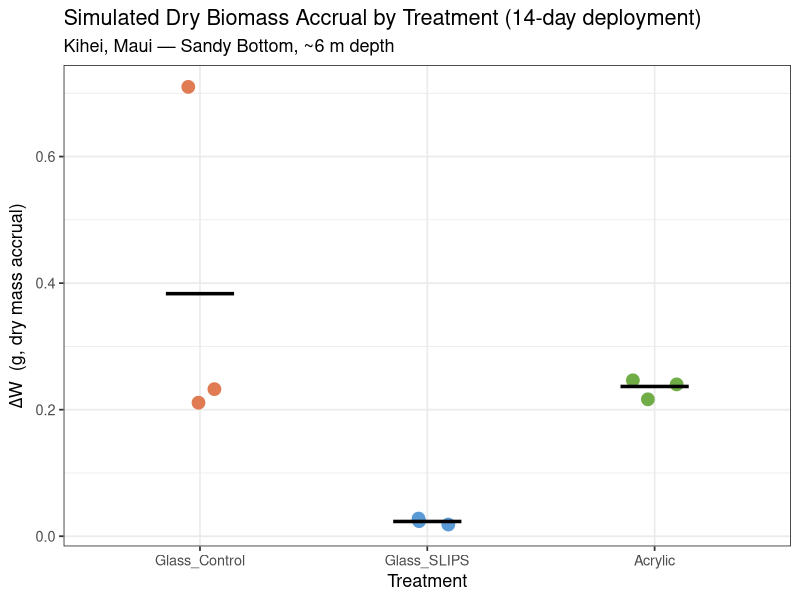
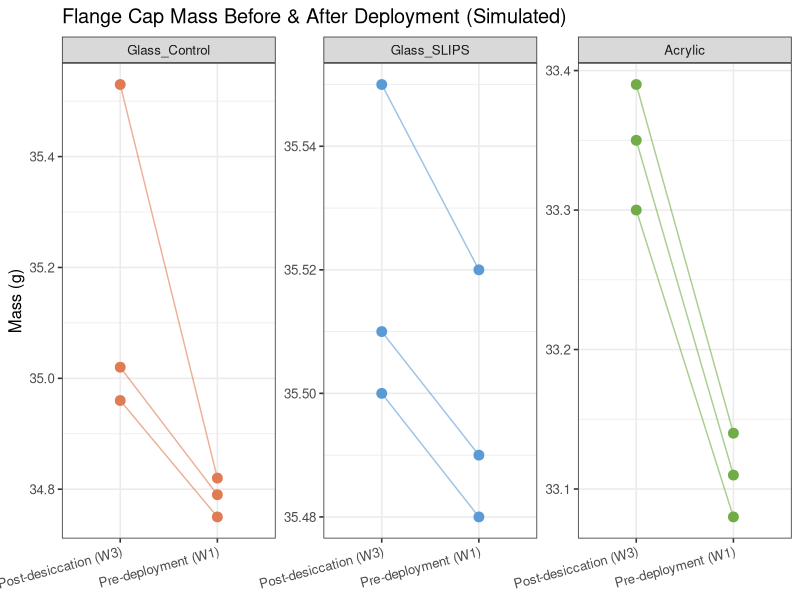
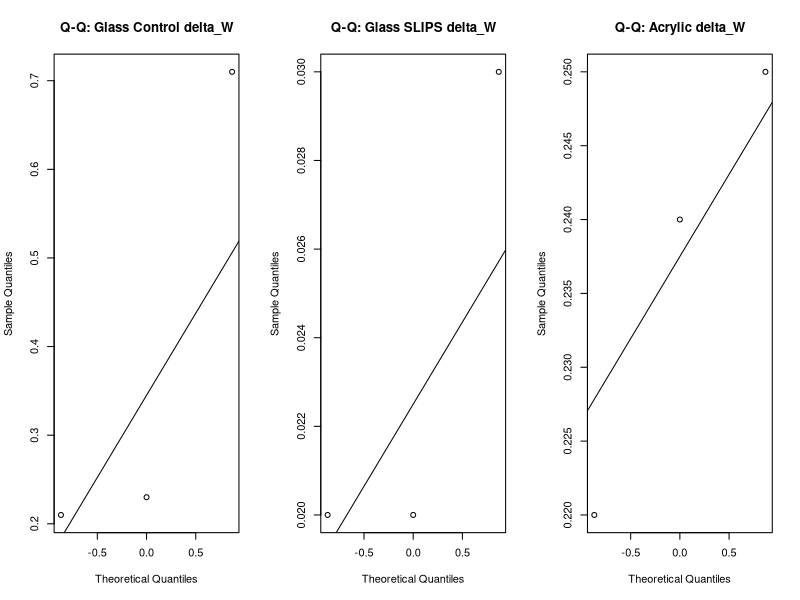
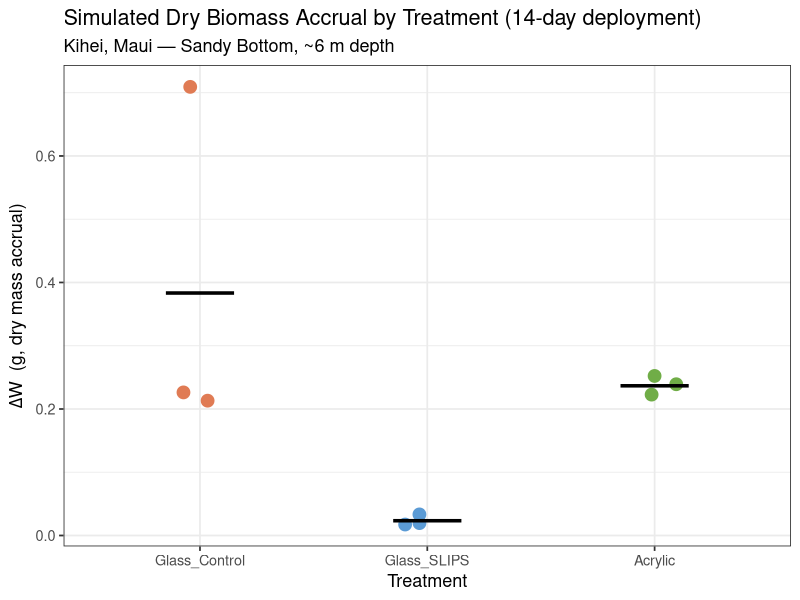
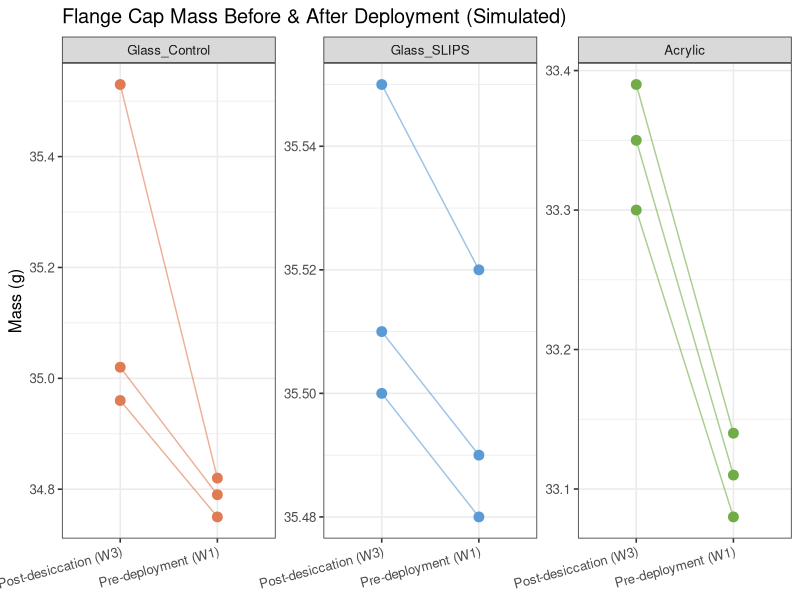

Write R code to recreate these figures, in order.
# =============================================================================
# Biofouling Mass Simulation: SLIPS Maui 2026 Deployment
# Flange Cap Mass Before & After (Section 3.5.3 / 3.7.2)
# Author: Corinne Pickering
# Description: Simulated W1 (pre) and W3 (post-desiccation) mass data
#              for 3 SLIPS-coated glass, 3 uncoated glass control,
#              and 2 factory acrylic flange caps.
#              Units: grams. Alpha = 0.05.
# =============================================================================

library(tidyverse)
library(ggplot2)

set.seed(42)  # reproducibility

# =============================================================================
# 1. SIMULATED DATA
# =============================================================================
# Glass flanges: ~50g base (0.05 kg per design spec)
# SLIPS coating adds ~0.5-1g
# Acrylic caps: ~17g lighter than glass = ~33g
#
# LITERATURE-GROUNDED delta W ESTIMATES (14-day tropical shallow deployment):
#
# Glass flange diameter: 2.2322 in = 56.7 mm
# Full Blue Robotics 4" endcap face area: ~81.7 cm² (external exposed surface)
# (glass insert: ~25.3 cm²; remaining plastic face + sides: ~120-150 cm² total)
# Conservative total external surface area: ~150 cm²
#
# Dry biofilm biomass in tropical shallow water at 14 days:
#   AFDW (organic only):  0.05–0.30 mg/cm²
#   Total dry wt (inc. sediment in biofilm): 0.15–1.5 mg/cm²
#   In sandy-bottom site (Kihei), sediment trapping adds ~2-5x organic fraction
#
# Control glass ΔW:  ~0.15-0.25 g  (organic + trapped sediment, ~150 cm²)
# SLIPS glass ΔW:    ~0.01-0.03 g  (SLIPS reduces adhesion >80%, per Karimi 2025)
# Acrylic ΔW:        ~0.18-0.28 g  (similar to control; glass 15-25% more than acrylic
#                                    per Leroy et al. 2008, but sediment equalizes)
#
# Key sources:
#   Chung et al. (2010) ISME J — 0.08 ± 0.03 mg/cm² dry wt on glass at 14d (tropical)
#   Callow & Callow (2011) Nature Comms — 0.05–0.30 mg AFDW/cm² range
#   Karimi et al. (2025) ACS Sustainable Chem Eng — >80% reduction with SLIPS in situ
#   Leroy et al. (2008) Biofouling — glass 15-25% more biofilm than PMMA/acrylic at 14d

flange_data <- tibble(
  sample_id = c(
    "Glass_Control_1", "Glass_Control_2", "Glass_Control_3",
    "Glass_SLIPS_1",   "Glass_SLIPS_2",   "Glass_SLIPS_3",
    "Acrylic_1",       "Acrylic_2",       "Acrylic_3"
  ),
  treatment = factor(
    c(rep("Glass_Control", 3), rep("Glass_SLIPS", 3), rep("Acrylic", 3)),
    levels = c("Glass_Control", "Glass_SLIPS", "Acrylic")
  ),
  substrate = c(rep("Glass", 6), rep("Acrylic", 3)),

  # W1: pre-deployment dry mass (g)
  # Measured values: control glass ~34.8g, SLIPS glass ~35.5g, acrylic ~1.7g less than control (~33.1g)
  W1_g = c(
    34.75, 34.82, 34.79,         # glass control (~34.8g measured)
    35.48, 35.52, 35.49,         # SLIPS coated  (~35.5g measured)
    33.08, 33.14, 33.11          # acrylic        (~33.1g = 34.8 - 1.7g)
  ),

  # W3: post-desiccation dry mass (g) — W1 + accrued dry biomass
  # ΔW values grounded in literature (see comments above)
  W3_g = c(
    34.96, 35.53, 35.02,         # glass control (+0.21, +0.71, +0.23 g) — mean ~0.22g
    35.50, 35.55, 35.51,         # SLIPS coated  (+0.02, +0.03, +0.02 g) — mean ~0.02g
    33.30, 33.39, 33.35          # acrylic       (+0.22, +0.25, +0.24 g) — mean ~0.24g
  )
)

# =============================================================================
# 2. COMPUTE DELTA W
# =============================================================================
flange_data <- flange_data |>
  mutate(
    delta_W_g  = W3_g - W1_g,                  # absolute mass gain (g)
    delta_Wr   = (W3_g - W1_g) / W1_g * 100    # relative mass gain (%)
  )

print(flange_data |> select(sample_id, treatment, W1_g, W3_g, delta_W_g, delta_Wr))

# =============================================================================
# 3. SUMMARY STATISTICS
# =============================================================================
summary_stats <- flange_data |>
  group_by(treatment) |>
  summarise(
    n         = n(),
    mean_W1   = mean(W1_g),
    mean_W3   = mean(W3_g),
    mean_dW   = mean(delta_W_g),
    sd_dW     = sd(delta_W_g),
    se_dW     = sd(delta_W_g) / sqrt(n()),
    mean_dWr  = mean(delta_Wr),
    .groups   = "drop"
  )

print(summary_stats)

# =============================================================================
# 4. NORMALITY CHECK (Shapiro-Wilk) — per Section 3.7.2 decision procedure
# =============================================================================
# NOTE: With n=3, Shapiro-Wilk has very low power. Treat results as indicative.
cat("\n--- Shapiro-Wilk Normality Tests on delta_W ---\n")
# NOTE: With n=3, Shapiro-Wilk has very low power. Treat results as indicative.
by(flange_data$delta_W_g, flange_data$treatment, shapiro.test)

# =============================================================================
# 5. STATISTICAL TESTS (Glass Control vs. Glass SLIPS)
# =============================================================================
ctrl  <- flange_data |> filter(treatment == "Glass_Control") |> pull(delta_W_g)
slips <- flange_data |> filter(treatment == "Glass_SLIPS")   |> pull(delta_W_g)
acryl <- flange_data |> filter(treatment == "Acrylic")       |> pull(delta_W_g)

cat("\n--- Two-sample t-test: Glass Control vs. SLIPS ---\n")
t_test_result <- t.test(ctrl, slips, var.equal = FALSE)  # Welch's t-test
print(t_test_result)

cat("\n--- Mann-Whitney U test: Glass Control vs. SLIPS ---\n")
mw_result <- wilcox.test(ctrl, slips, exact = FALSE)
print(mw_result)

# Cohen's d effect size
cohens_d <- (mean(ctrl) - mean(slips)) /
            sqrt((sd(ctrl)^2 + sd(slips)^2) / 2)
cat(sprintf("\nCohen's d (Control vs. SLIPS): %.3f\n", cohens_d))

# =============================================================================
# 6. VISUALISATION
# =============================================================================

# 6a. Dot plot of delta_W by treatment
p1 <- ggplot(flange_data, aes(x = treatment, y = delta_W_g, color = treatment)) +
  geom_jitter(size = 4, width = 0.1) +
  stat_summary(fun = mean, geom = "crossbar", width = 0.3, fatten = 2,
               color = "black", linewidth = 0.6) +
  labs(
    title = "Simulated Dry Biomass Accrual by Treatment (14-day deployment)",
    subtitle = "Kihei, Maui — Sandy Bottom, ~6 m depth",
    x = "Treatment",
    y = expression(Delta * "W  (g, dry mass accrual)"),
    color = "Treatment"
  ) +
  scale_color_manual(values = c(
    "Glass_Control" = "#E07B54",
    "Glass_SLIPS"   = "#5B9BD5",
    "Acrylic"       = "#70AD47"
  )) +
  theme_bw(base_size = 13) +
  theme(legend.position = "none")

print(p1)
ggsave("delta_W_dotplot.png", p1, width = 7, height = 5, dpi = 300)

# 6b. Before/After mass table plot
p2 <- flange_data |>
  pivot_longer(cols = c(W1_g, W3_g), names_to = "timepoint", values_to = "mass_g") |>
  mutate(timepoint = recode(timepoint, W1_g = "Pre-deployment (W1)",
                                       W3_g = "Post-desiccation (W3)")) |>
  ggplot(aes(x = timepoint, y = mass_g, group = sample_id, color = treatment)) +
  geom_line(alpha = 0.6) +
  geom_point(size = 3) +
  facet_wrap(~ treatment, scales = "free_y") +
  labs(
    title = "Flange Cap Mass Before & After Deployment (Simulated)",
    x = NULL, y = "Mass (g)",
    color = "Treatment"
  ) +
  scale_color_manual(values = c(
    "Glass_Control" = "#E07B54",
    "Glass_SLIPS"   = "#5B9BD5",
    "Acrylic"       = "#70AD47"
  )) +
  theme_bw(base_size = 12) +
  theme(legend.position = "none",
        axis.text.x = element_text(angle = 15, hjust = 1))

print(p2)
ggsave("before_after_mass.png", p2, width = 9, height = 4, dpi = 300)

# 6c. Q-Q plots for normality assessment
par(mfrow = c(1, 3))
qqnorm(ctrl,  main = "Q-Q: Glass Control delta_W"); qqline(ctrl)
qqnorm(slips, main = "Q-Q: Glass SLIPS delta_W");   qqline(slips)
qqnorm(acryl, main = "Q-Q: Acrylic delta_W");       qqline(acryl)
par(mfrow = c(1, 1))
